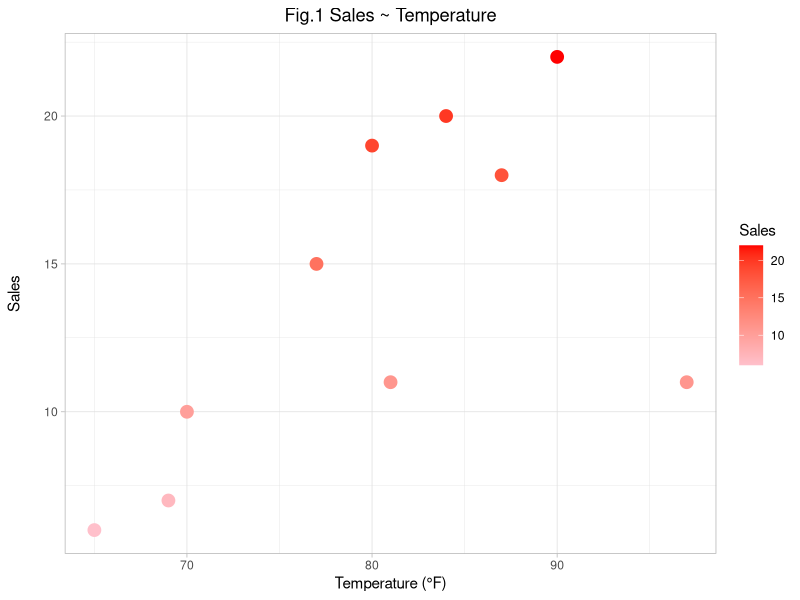

Write R code to recreate this figure.
# check if package exist and installing package ‘vcd’ 
if(!require('vcd',character.only = TRUE)) install.packages('vcd')
# importing ‘vcd’
library(vcd)

# creating Vectors
sales <- c(7,11,15,20,19,11,18,10,6,22)
temperature = c(69,81,77,84,80,97,87,70,65,90)

# plotting scatter graph for sales ~ temperature
library(ggplot2)
ggplot(data.frame(sales,temperature), aes(x = temperature , y=sales , color = ..y..)) +
  geom_point(size=4) +
  labs(
    title = "Fig.1 Sales ~ Temperature", # adds title
    x = "Temperature (°F)", # x-axis label
    y = "Sales\n", # y-axis label
    color = "Sales" # color legend
  ) + scale_color_gradient(low="pink", high="red") + theme_light() +
  theme(plot.title = element_text(hjust = 0.5))

meanOfTemperature <- mean(temperature) # Mean of temperature Vector

# Removing From Index which is 3 as Indexing starts from 1 in ‘R’
sales <- c(sales[-3])
# Insert 16 at index 2
sales <- append(sales,16,2)

# allocationg Vector of strings in <names> Vector
names <- c("Tom","Dick","Harry")

mMatrix <- matrix(c(1:10),nrow=5,byrow=FALSE) # creating 5x2 Matrix

# creating dataFrame from sales, temperature named <icSales>
icSales <- data.frame('Sales'= sales,'Temperature' = temperature)
print(str(icSales))

# finding summary of Data Frame <icSales>
mSummary = summary(icSales)
# to open Student.csv file read.csv is built in function provided by ‘R’
student_data = read.csv("./Student.csv") # change CWD for this command
# two functions names() and col_names() which are built-in in ‘R’
names(student_data) # Printing Variables of Student.csv
